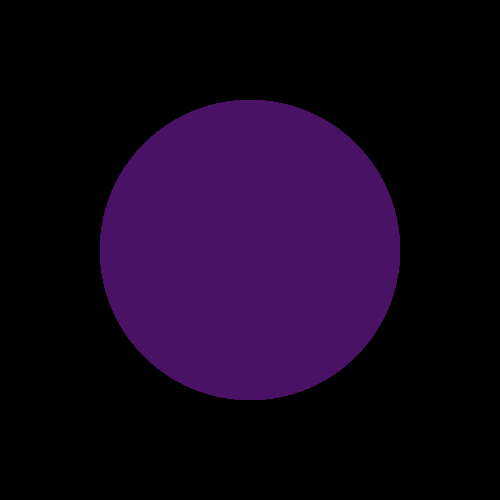
Frame 1 (no input)
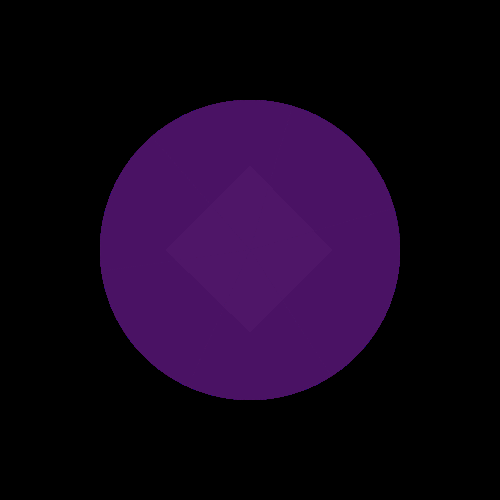
Frame 60 (the mouse pressed at the canvas centre just before this capture)
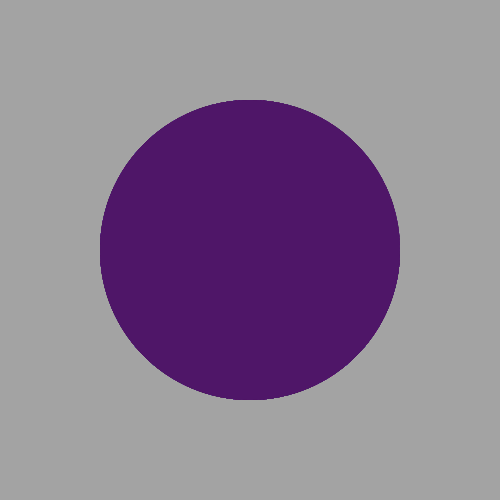
Frame 120 (the mouse held since frame 60 and released just before this capture)

The Processing sketch that drew these frames (run headless with seeded random() and noise(); from frame 60 on, the mouse is pressed at the canvas centre):

// Processing sketch: w2_wed_project1_part2
// ── w2_wed_project1_part2.pde
float rand = 0;
float pos = 0;
int counter = 0;
float a =0;
float b=0;

void setup() {
  size(500, 500);
  smooth();
  background(0);
  frameRate(10);
  colorMode(HSB);
}

void draw() {  
  noStroke();

  cursor(CROSS);

  if (mousePressed == true) {
    background(random(0, 255));
  }

  for (int i = 0; i < height*10; i++) {
    rand = random(300);
    pos = sin(rand);
    fill(rand);
    //circle(pos*rand*1000, pos*rand*1000, random(30));
    //rect(i, pos*rand*100, random(100), random(100));
  }
  for (int j=0; j < 2; j++) {
    fill(rand, 5);
    quad(width/3, height/2, width/2, height/3, width/3*2, height/2, width/2, height/3*2);
  }

  for (int k=0; k < 3.14 *3; k++) {
    for (int l=0; l < 3.14 *3; l++){
    fill(200, 200, 100, 50);
    arc(width/2, height/2, 300, 300, 0, k);
  }
}
  println(frameCount);
}
